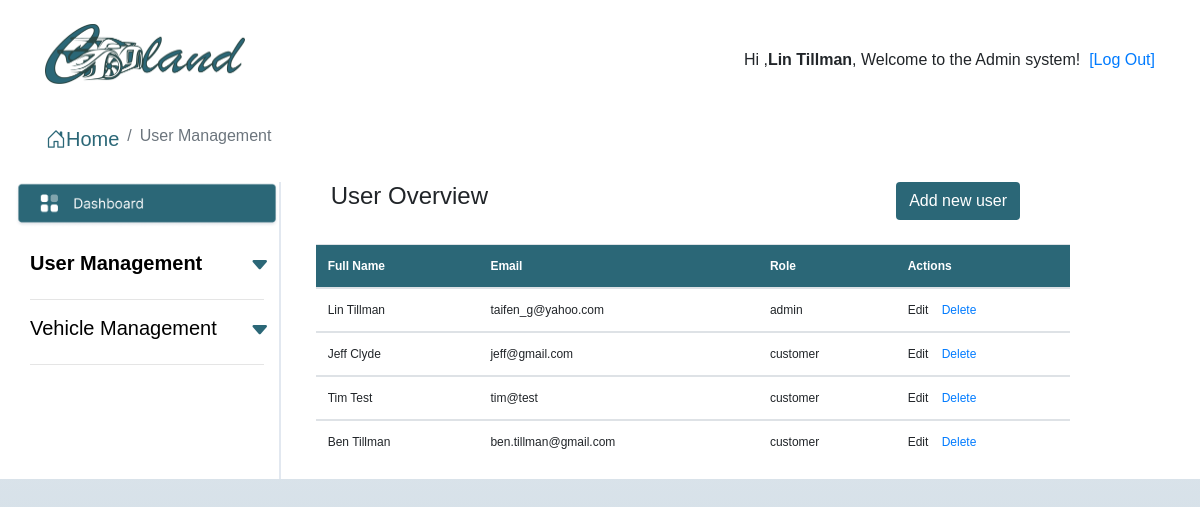
Screenshot of /admin/users/index.php (signed in) with the database file from the repository.
### tables this page shows
CREATE TABLE `users` (
  `user_id` int NOT NULL,
  `user_email` varchar(320) NOT NULL,
  `password_hash` varchar(80) NOT NULL,
  `user_fullname` varchar(80) NOT NULL,
  `user_role` varchar(80) NOT NULL,
  `password_reset_token` varchar(32) DEFAULT NULL
);

### admin/users/index.php (the view, shortened to what this page needs)
<?php
include "../../config.php";
?>
<!DOCTYPE html>
<html lang="en">
<head>
  <link href="../../css/bootstrap.css" rel="stylesheet">
  <link href="../../css/style.css" rel="stylesheet">
  <link href="../../icon/bootstrap-icons.css" rel="stylesheet">
</head>
<body>
  <section style="background-color: white;">
    <div class="container">
      <div class="row">
        <div class="col">
          <br>
          <img src="../../images/logo4x.png" class="img-fluid float-left" style="width: 200px;">
        </div>
        <div class="col" style="text-align: right;">
          <br><br>
          <p>Hi&nbsp;,<b><?php echo  $_SESSION['fullname']; ?></b>,&nbsp;Welcome to the Admin system!&nbsp;&nbsp;<a href="../../logout.php">[Log Out]</a></p>
        </div>
      </div>
      <br>
      <div class="row">
        <nav aria-label="breadcrumb">
          <ol class="breadcrumb">
            <li class="breadcrumb-item"><span style="font-size: 20px;color:#2B6777;"><i class="bi bi-house-door"></i>Home</span></li>
            <li class="breadcrumb-item active" aria-current="page">User Management</li>
          </ol>
        </nav>
      </div>
      <div class="row">
        <?php include "sideBarNavUser.php" ?>
        <div class="col" style="padding-left: 50px;border-left:2px solid #E2E8F0;">
          <div class="row">
            <div class="col">
              <h4>User Overview</h4>
            </div>
            <div class="col-3">
              <button type="button" style="color:white;background-color: #2B6777;" class="btn" onclick="document.location='addUser.php'">Add new user</button>
            </div>
          </div>
          <br>
          <div class="row">
            <table class="table table-hover " style="font-size: 12px;">
              <thead style="background-color: #2B6777;color:white;">
                <tr>
                  <th scope="col">Full Name</th>
                  <th scope="col">Email</th>
                  <th scope="col">Role</th>
                  <th scope="col">Actions</th>
                </tr>
              </thead>
              <?php
              $query = "SELECT * FROM users  ";
              $result = mysqli_query($link, $query);
              while ($row = mysqli_fetch_array($result)) {
                $user_id = $row['user_id'];
                $email = $row['user_email'];
                $fullname = $row['user_fullname'];
                $role = $row['user_role'];
              ?>
                <tbody id="userTable">
                  <tr>
                    <td><?php echo $fullname; ?></td>
                    <td><?php echo $email; ?></td>
                    <td><?php echo $role; ?></td>
                    <td>
                      <a type="button" data-toggle="modal" data-target="#editmodal<?php echo $user_id; ?>">Edit</a>&nbsp;&nbsp;&nbsp;
                      <a href="javascript:deleteUser(<?php echo $user_id; ?>)">Delete</a>
                    </td>
                  </tr>
                </tbody>
              <?php
              }
              ?>
            </table>
          </div>
        </div>
      </div>
    </div>
  </section>
</body>
</html>

### css/style.css (style rules this page uses)
* { box-sizing: border-box; padding: 0; margin: 0; }
body { font-family: Arial, Helvetica, sans-serif; background: linear-gradient(180deg, #F2F2F2 0%, #C8D8E4 100%) no-repeat; min-height: 100vh; }
.breadcrumb { background-color: transparent; }

### rows the page displays
users: user_fullname "Lin Tillman", user_email "taifen_g@yahoo.com", user_role "admin"
users: user_fullname "Jeff Clyde", user_email "jeff@gmail.com", user_role "customer"
users: user_fullname "Tim Test", user_email "tim@test", user_role "customer"
users: user_fullname "Ben Tillman", user_email "ben.tillman@gmail.com", user_role "customer"

### other values shown
$_SESSION['fullname'] "Lin Tillman"
